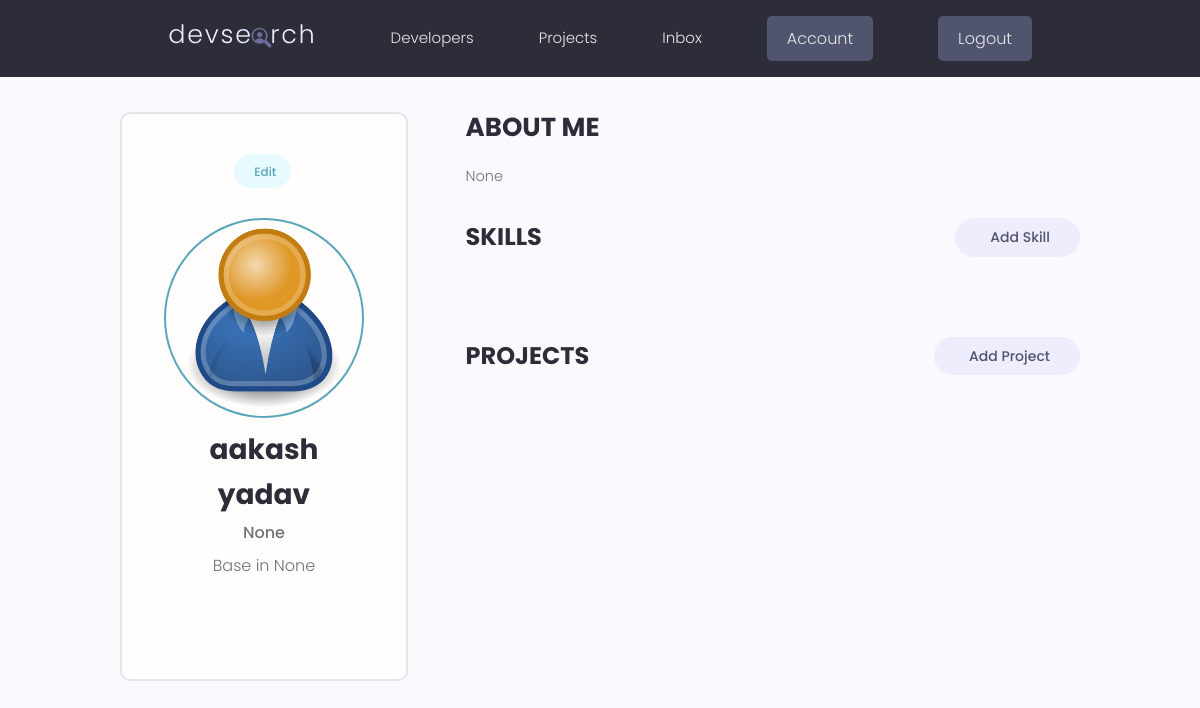
/account/ (signed in), run on the app's committed database.
### users/models.py (models this page shows, shortened)
class Profile(models.Model):
    user = models.OneToOneField(User, on_delete=models.CASCADE,null=True, blank=True)
    name = models.CharField(max_length=200, blank=True, null=True)
    email = models.EmailField(max_length=500, blank=True, null=True)
    username = models.CharField(max_length=200, blank=True, null=True)
    location = models.CharField(max_length=200, blank=True, null=True)
    short_intro = models.CharField(max_length=200, blank=True, null=True)
    bio = models.TextField(blank=True, null=True)
    profile_image = models.ImageField(null=True, blank=True, upload_to='profiles/', default="profiles/user-default.png")
    social_github = models.CharField(max_length=200, blank=True, null=True)
    social_twitter = models.CharField(max_length=200, blank=True, null=True)
    social_linkedin = models.CharField(max_length=200, blank=True, null=True)
    social_youtube = models.CharField(max_length=200, blank=True, null=True)
    social_website = models.CharField(max_length=200, blank=True, null=True)
    created = models.DateTimeField(auto_now_add=True)
    id = models.UUIDField(default=uuid.uuid4, unique=True, primary_key=True, editable=False)

### users/views.py (the view)
# urls.py: path('account/', views.userAccount, name="account"),
@login_required(login_url="login")
def userAccount(request):
    profile = request.user.profile
    skills = profile.skill_set.all()
    projects = profile.project_set.all()
    context = {'profile': profile, 'skills':skills, 'projects':projects}
    return render(request, 'users/account.html', context)

### users/templates/users/account.html (shortened to what this page needs)
{% extends 'main.html' %}
{% block content %}
<main class="settingsPage profile my-md">
  <div class="container">
    <div class="layout">
      <div class="column column--1of3">
        <div class="card text-center">
          <div class="card__body dev">
            <a class="tag tag--pill tag--main settings__btn" href="{% url 'edit-account' %}"> Edit</a>
            <img class="avatar avatar--xl dev__avatar" src="{{profile.profile_image.url}}" />
            <h2 class="dev__name">{{profile.name}}</h2>
            <p class="dev__title">{{profile.short_intro}}</p>
            <p class="dev__location">Base in  {{profile.location}}</p>
          </div>
        </div>
      </div>
      <div class="column column--2of3">
        <div class="devInfo">
          <h3 class="devInfo__title">About Me</h3>
          <p class="devInfo__about">{{profile.bio}}</p>
        </div>
        <div class="settings">
          <h3 class="settings__title">Skills</h3>
          <a class="tag tag--pill tag--sub settings__btn tag--lg" href="{% url 'create-skill' %}"> Add Skill</a>
        </div>
          <div class="settings">
            <h3 class="settings__title">Projects</h3>
            <a class="tag tag--pill tag--sub settings__btn tag--lg" href="{% url 'create-project' %}"> Add Project</a>
          </div>
          </div>
        </div>
      </div>
    </main>
    {% endblock content %}

### static/styles/app.css (style rules this page uses)
:root { --color-sub: #2d2d39; }
.card { border: 2px solid var(--color-light); }
img { width: 100%; }
.profile .card > .dev { padding: 4rem; }
.dev__avatar { display: block; margin: auto; }
.dev__name { color: var(--color-sub); font-size: 2.8rem; font-weight: 700; margin-top: 1rem; margin-bottom: 0.5rem; }
.dev__title { font-size: 1.6rem; font-weight: 500; line-height: 1.3; }
.dev__location { margin-top: 1rem; }
.devInfo { margin-bottom: 3rem; }
.devInfo__title, .devInfo__subtitle { font-size: 2.6rem; color: var(--color-sub); text-transform: uppercase; font-weight: 700; margin-bottom: 1.5rem; }
.devInfo__about, .devSkill__info { font-size: 1.45rem; line-height: 1.7; text-align: justify; }
.settingsPage .dev > .settings__btn { display: inline-block; margin-bottom: 3rem; }
.settings { display: flex; justify-content: space-between; align-items: center; }
.settings__title { font-size: 2.4rem; text-transform: uppercase; font-weight: 700; color: var(--color-sub); }

### static/uikit/styles/modules/_variables.css (style rules this page uses)
:root { --color-main: #5aa5b9; --color-main-light: #e6faff; --color-sub: #3f4156; --color-sub-light: #51546e; --color-sub-lighter: #ededfd; --color-text: #737373; --color-gray: #8b8b8b; --color-light: #e5e7eb; --color-light-gray: #767676; --color-bg: #f8fafd; --color-white: #fffefd; --color-white-light: #f3f3f3; --color-success: #359e64; --color-success-bg: #def8e8; --color-error: #fc4b0b; --color-error-bg: #fff2ee; --font-base: 'Poppins', arial, helvetica, 'Segoe UI', roboto, ubuntu, sans-serif; --font-monospace: 'Fira Code', 'Courier New', courier, monospace; --font-regular: 300; --font-medium: 500; --font-bold: 700; --generic-shadow: 1px 1px 5px #00000010; --generic-transition: all 0.3s ease-in-out; }

### static/uikit/styles/modules/_base.css (style rules this page uses)
* { margin: 0; padding: 0; box-sizing: border-box; text-rendering: optimizeLegibility; color: inherit; font-size: inherit; }
html { font-size: 50%; }
@media only screen and (min-width: 480px) { html { font-size: 56.25%; } }
@media only screen and (min-width: 1200px) { html { font-size: 62.5%; } }
body { line-height: 1.6; font-weight: 400; font-size: 1.5rem; color: var(--color-text); background-color: var(--color-bg); min-height: 100vh; }

### static/uikit/styles/modules/_typography.css (style rules this page uses)
* { font-family: var(--font-base); }
h2 { font-size: 3.6rem; font-weight: var(--font-bold); }
h3 { font-size: 3.2rem; font-weight: var(--font-medium); }
p, span, strong { font-size: 1.6rem; color: var(--color-text); font-weight: var(--font-regular); }
a { padding-bottom: 2px; text-decoration: none; display: inline-block; color: var(--color-main); font-weight: var(--font-medium); }

### static/uikit/styles/modules/_utilities.css (style rules this page uses)
.container { width: 92%; max-width: 165rem; margin: 0 auto; box-sizing: border-box; }
@media screen and (min-width: 1000px) { .container { width: 90%; } }
@media screen and (min-width: 1200px) { .container { width: 80%; } }
.text-center { text-align: center; }
.my-md { margin: 3rem auto; }

### static/uikit/styles/modules/_avatar.css (style rules this page uses)
.avatar { border-radius: 50%; border: 2px solid var(--color-main); object-fit: cover; }
.avatar--xl { height: 20rem; width: 20rem; }

### static/uikit/styles/modules/_card.css (style rules this page uses)
.card { border-radius: 1rem; background-color: var(--color-white); border: 1.5px solid var(--color-light); width: auto; height: auto; margin-top: 0.5rem; margin-bottom: 0.5rem; overflow: hidden; }
.card__body, .card__header { padding: 2rem 2.5rem; }

### static/uikit/styles/modules/_tag.css (style rules this page uses)
.tag { display: inline-flex; align-items: center; background-color: var(--color-sub); height: -webkit-fit-content; height: -moz-fit-content; height: fit-content; width: -webkit-fit-content; width: -moz-fit-content; width: fit-content; border-radius: 0.5rem; padding: 0.5rem 1.5rem; font-size: 1.2rem; cursor: pointer; }
.tag:not(:last-child) { margin-right: 0.25rem; margin-bottom: 0.75rem; }
.tag--pill { border-radius: 5rem; }
.tag--main, .tag--main > small { background: var(--color-main-light); color: var(--color-main); font-weight: 500; }
.tag--sub, .tag--sub > small { background: var(--color-sub-lighter); color: var(--color-sub-light); font-weight: 500; }
.tag--lg { padding: 0.8rem 3rem; font-size: 1.4rem; }

### static/uikit/styles/modules/_layout.css (style rules this page uses)
.layout { display: flex; flex-flow: row wrap; justify-content: space-between; }
.layout > .column { margin-bottom: 3rem; }
.layout > .column.column--1of3 { flex-basis: 30%; }
.layout > .column.column--2of3 { flex-basis: 64%; }

### data on the page
Profile: profile_image (placeholder picture), name "aakash yadav", short_intro "None", location "None", bio "None"
